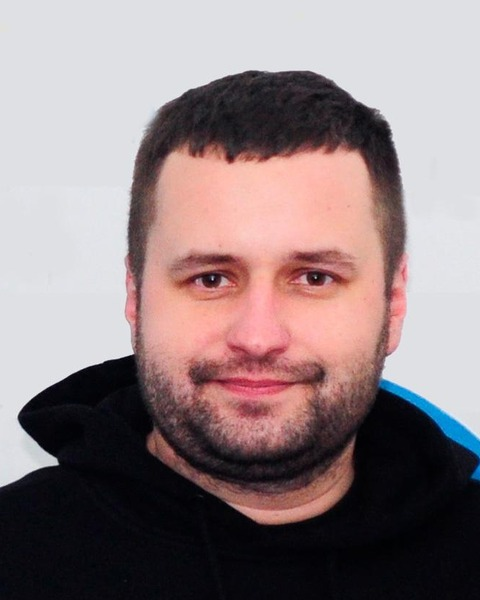
#> input picture godlike-landing/assets/1022d505.jpg, 480 x 600 px
$ python -i prep_assets.py   (imports and definitions only)
#> lines starting #> are read from the running program, lines starting #| are printed output that depends on the picture; after the words box and inside, x2 and y2 are one past the last pixel; in counts of white or black regions, pixels touching at a corner belong together
"""Builds data/assets.json for the UGB report Figma plugin.
Usage: python3 -I prep_assets.py <pages_dir with p-01.png..> <extra_dir with big/, dl/, pi/, orig/> <out assets.json> [preview_dir]
Pages are the source PDF rendered at 144 dpi (pdftoppm -r 144 -png deck.pdf pages/p)."""
import sys, json, base64, io, os
from PIL import Image, ImageChops

# [1 line that did not run here, left out]
prev = sys.argv[4] if len(sys.argv) > 4 else None
PW = {13: 1904}  # page widths in pt (others 1920)
A, SIZES = {}, {}

def page(n):
    im = Image.open(os.path.join(pages, "p-%02d.png" % n)).convert("RGB")
    return im, im.width / PW.get(n, 1920)

def tight(im, bg=(255, 255, 255), thr=18, pad=0):
    diff = ImageChops.difference(im, Image.new("RGB", im.size, bg)).convert("L").point(lambda v: 255 if v > thr else 0)
    b = diff.getbbox()
    if not b: return im
    return im.crop((max(0, b[0] - pad), max(0, b[1] - pad), min(im.width, b[2] + pad), min(im.height, b[3] + pad)))

def crop(n, box, auto=True, bg=(255, 255, 255)):
    im, s = page(n)
    c = im.crop(tuple(int(v * s) for v in box))
    return tight(c, bg) if auto else c

def put(key, im, maxw=1800, q=84, fmt="JPEG"):
    if im.width > maxw:
        im = im.resize((maxw, round(im.height * maxw / im.width)), Image.LANCZOS)
    buf = io.BytesIO()
    if fmt == "PNG": im.save(buf, "PNG", optimize=True)
    else: im.convert("RGB").save(buf, "JPEG", quality=q, optimize=True, progressive=True)
    A[key] = base64.b64encode(buf.getvalue()).decode()
    SIZES[key] = [im.width, im.height]
    if prev: im.save(os.path.join(prev, key + (".png" if fmt == "PNG" else ".jpg")))

# logos (black on white) -> black + white versions with alpha
# [1 line that did not run here, left out]
# [1 line that did not run here, left out]
# [3 lines not run here, left out]
# AIN mark only (the left part of the same logo, up to the first empty gap) — for the general partners' report
# [1 line that did not run here, left out]
# [1 line that did not run here, left out]
# [1 line not run here, left out]
# [1 line that did not run here, left out]
# [3 lines not run here, left out]

RED = (253, 53, 51)
# ---- screenshots: the ORIGINAL images embedded in the PDF (the deck clipped/overlapped some of them) ----
# <extra>/orig/p-NNN-MMM.jpg are made by `pdfimages -j -p deck.pdf orig/p`; their boxes on the page come from
# <extra>/orig/boxes.json ({page: [[x0, top, x1, bottom], ...]} in drawing order, from pdfplumber).
# [1 line not run here, left out]
LAYOUT = {}
# [11 lines not run here, left out]
# ---- event photos ----
# originals already used in the deck were pulled with `pdfimages -j -p` into <extra>/pi,
# 5 more come from the event folder on Drive (<extra>/big/NNNN.jpg).
def pi(name): return Image.open(os.path.join(extra, "pi", name + ".jpg")).convert("RGB")
def drv(name): return Image.open(os.path.join(extra, "big", name + ".jpg")).convert("RGB")
def cropf(im, aspect=None, cx=0.5, cy=0.5):
    """Largest region with the given aspect, centred at (cx, cy) as fractions; no aspect = keep whole photo."""
    if not aspect: return im
    w, h = im.size
    if w / h > aspect: cw, ch = round(h * aspect), h
    else: cw, ch = w, round(w / aspect)
    x = min(max(0, round(cx * w - cw / 2)), w - cw); y = min(max(0, round(cy * h - ch / 2)), h - ch)
    return im.crop((x, y, x + cw, y + ch))
# [13 lines that did not run here, left out]

# [2 lines not run here, left out]
def cropbox(im, b):
    w, h = im.size
    return im.crop((round(b[0] * w), round(b[1] * h), round(b[2] * w), round(b[3] * h)))
# slide 8: zoomed in on the screens so the partner logos are readable; all 0.92:1, x-range + vertical centre
def zoom(im, x0, x1, cy, aspect=0.92):
    w, h = im.size; cw = (x1 - x0) * w; ch = cw / aspect
    y0 = min(max(0, cy * h - ch / 2), h - ch)
    return im.crop((round(x0 * w), round(y0), round(x1 * w), round(y0 + ch)))
# originals of old slides 21, 22 (stage) and 19 (TV); old 20 is the same TV shot, left out on request
# slide 9 "на сцені (екрани)": the stage (old slide 17 photo) + the screen where the sponsors are clearly visible (old 19)
def box169(im, x0, x1, cy, aspect=16 / 9):
    w, h = im.size; cw = (x1 - x0) * w; ch = cw / aspect
    y0 = min(max(0, cy * h - ch / 2), h - ch)
    return im.crop((round(x0 * w), round(y0), round(x1 * w), round(y0 + ch)))
# [12 lines not run here, left out]
LAYOUT[15] = [[49, 165, 768, 914, "inv_full"], [807, 168, 1884, 815, "inv_top"]]
# slide 21: the three articles without the right sidebar of the site (bigger on the slide)
# (left menu and right column of the site cut off: only the article itself, so it can be big)
# [10 lines not run here, left out]
# slide 38 stays a full image
# [1 line that did not run here, left out]
# [4 lines not run here, left out]

>>> from PIL import Image
>>> picture = Image.open('../../godlike-landing/assets/1022d505.jpg')
#> picture is the input picture: PIL image 480x600 RGB; mean R, G, B 144.3, 127.9, 129.7
>>> result = tight(picture)
#> in tight, `diff = ImageChops.difference(im, Image.new("RGB", im.size, bg)).conver..`:
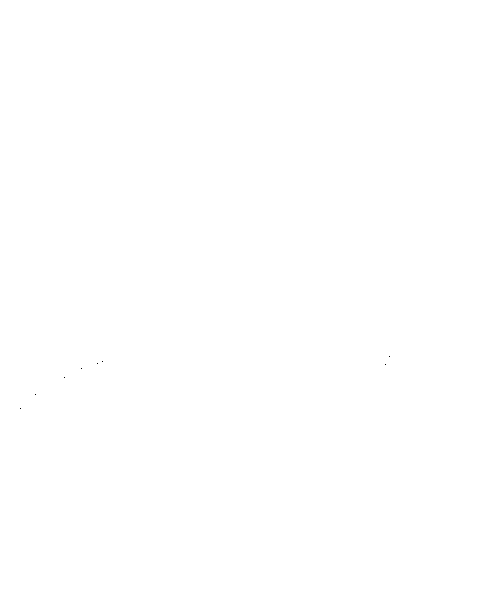
#> diff: PIL image 480x600 L; 100% white; black in thin lines or dots, all inside (x1, y1, x2, y2) = (20, 356, 390, 409)
#> in tight, `b = diff.getbbox()`: b = (0, 0, 480, 600)

$ run again, on godlike-landing/assets/ce55c512.jpg
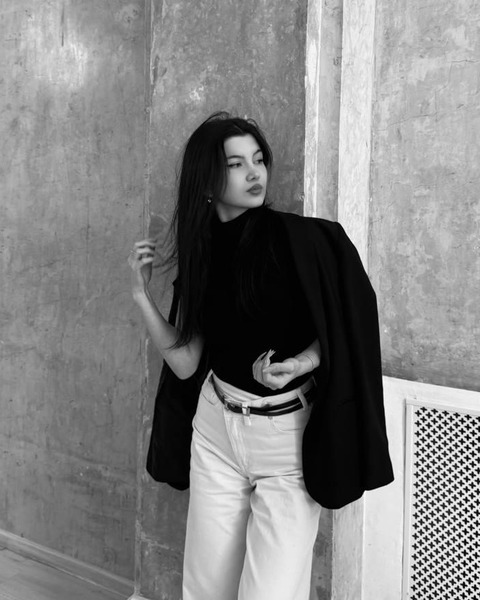
#> input picture godlike-landing/assets/ce55c512.jpg, 480 x 600 px
#> RED = (253, 53, 51)
#> picture is the input picture: PIL image 480x600 RGB; min 0, max 254, mean 129.9
#> in tight, `diff = ImageChops.difference(im, Image.new("RGB", im.size, bg)).conver..`:
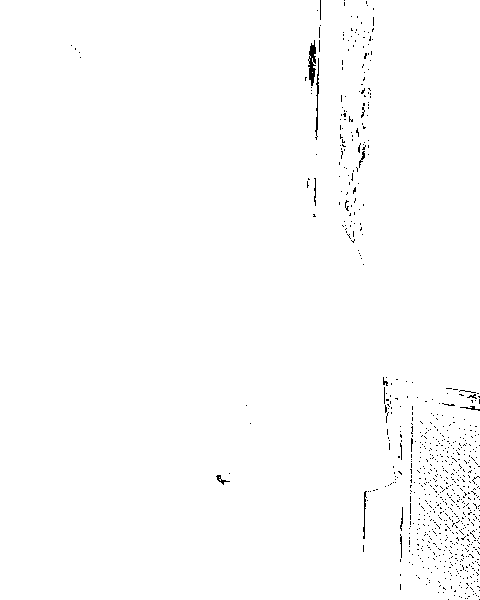
#> diff: PIL image 480x600 L; 99.2% white; black in thin lines or dots, all inside (x1, y1, x2, y2) = (71, 0, 480, 600)
#> b = (0, 0, 480, 600)

$ run again, on godlike-landing/assets/d35ad0b9.jpg
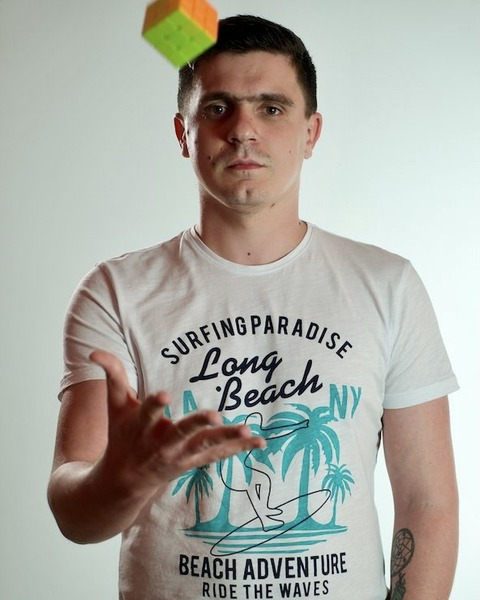
#> input picture godlike-landing/assets/d35ad0b9.jpg, 480 x 600 px
#> RED = (253, 53, 51)
#> picture is the input picture: PIL image 480x600 RGB; mean R, G, B 171, 171, 162.8
#> in tight, `diff = ImageChops.difference(im, Image.new("RGB", im.size, bg)).conver..`:
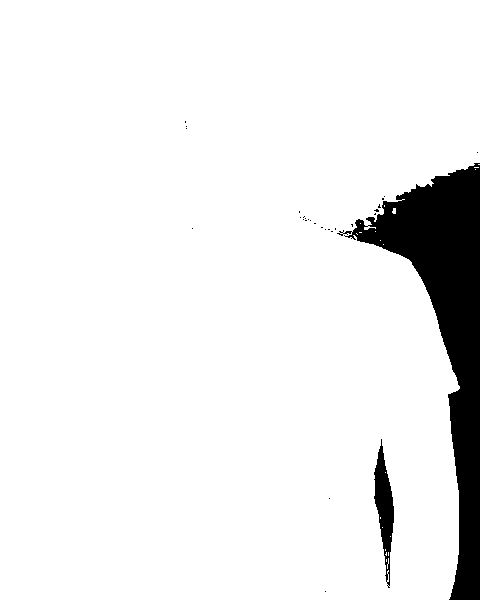
#> diff: PIL image 480x600 L; 93% white; 29 black regions (27 under 20 px), largest, box (x1, y1, x2, y2) and area: (337, 163, 480, 600) 18740, (374, 439, 394, 588) 1403
#> b = (0, 0, 480, 600)
